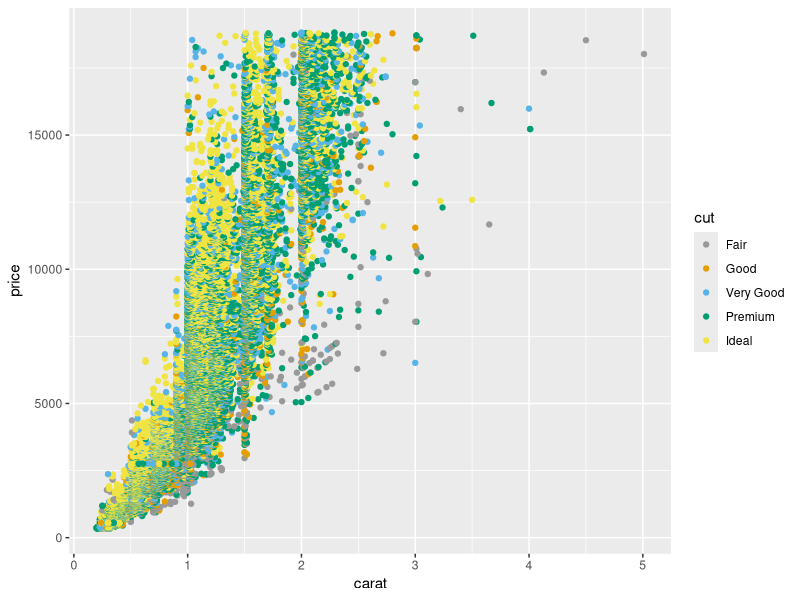
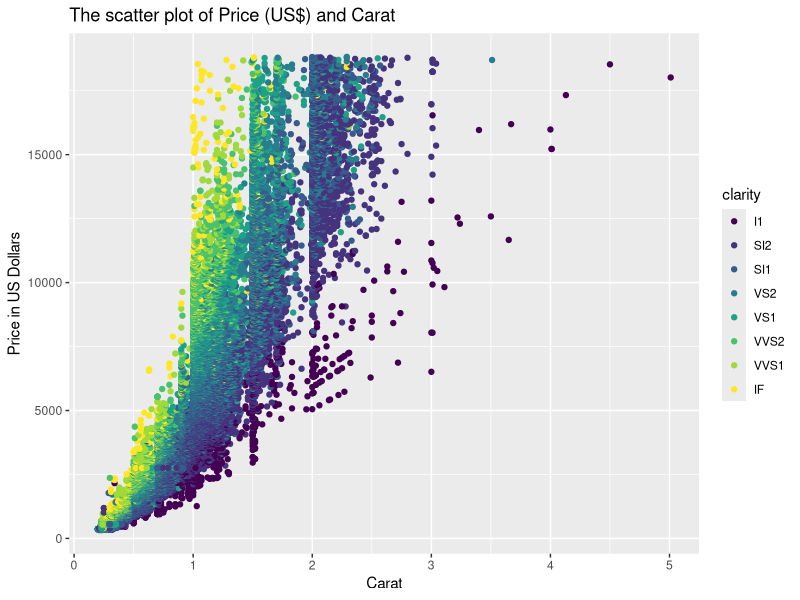
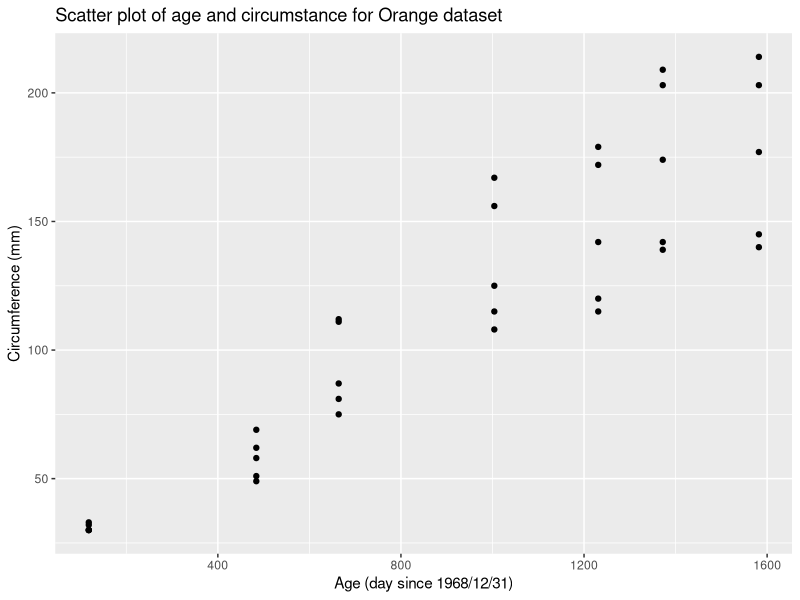

Write the R code that produced these figures, in order. (Note: this script raises an error after producing the figures.)
#Day04#
######################################
#1. Somthing related with last Friday
######################################
# (1) Colors
#scale_color_manual can be used for lines and points
# Refer for this for more details about the colors 
#https://www.datanovia.com/en/blog/ggplot-colors-best-tricks-you-will-love/
library(tidyverse)
ggplot() +
  geom_point(aes(x=carat,y=price,color=cut),data=diamonds) +
  scale_color_manual(values=c("#999999", "#E69F00", "#56B4E9", "#009E73","#F0E442"))

# (2) Add title
ggplot() +
  geom_point(aes(x=carat, y=price,color=clarity), 
             data=diamonds) +
  labs(x="Carat", y="Price in US Dollars")+
  ggtitle("The scatter plot of Price (US$) and Carat")

?Orange
ggplot() +
  geom_point(aes(x=age, y=circumference), data=Orange)+
  labs(x="Age (day since 1968/12/31)", y="Circumference (mm)",
       title="Scatter plot of age and circumstance for Orange dataset")

#How about color-mark it by tree?
head(orange)
ggplot() +
  geom_point(aes(x=age, y=circumference, color=Tree), data=Orange)+
  labs(x="Age (day since 1968/12/31)", y="Circumference (mm)",
       title="Scatter plot of age and circumstance for Orange dataset")
# ???with "": just ignore it by default pink without"":  search for variables
#????below???Any question?
Orange$Tree2 <- ordered(Orange$Tree,levels=c(1,2,3,4,5))
Orange
Orange$Tree2
ggplot() +
  geom_point(aes(x=age, y=circumference, color=Tree), data=Orange)+
  labs(x="Age (day since 1968/12/31)", y="Circumference (mm)",
       title="Scatter plot of age and circumstance for Orange dataset")

######################################
#2. More on scatter plot
######################################
#(1) size/shape of point, Legends
#http://www.sthda.com/english/wiki/ggplot2-point-shapes

ggplot() +
  geom_point(aes(x=carat, y=price,color=cut),data=diamonds, size=2,shape=3) +
  labs(x="Carat", y="Price in US Dollars")+
  ggtitle("The scatter plot of Price (US$) and Carat colored by cut")+
  theme(legend.position = "bottom")#"top"

#size - (default: 0.5) diameter of the point
#shape - (default: 16=dot) the shape of the point

#Change name of the legend
ggplot() +
  geom_point(aes(x=carat, y=price,color=cut),data=diamonds, size=2,shape=3) +
  labs(x="Carat", y="Price in US Dollars",color="diamonds cut")+
  ggtitle("The scatter plot of Price (US$) and Carat colored by cut")+
  theme(legend.position = "bottom")#"top"

#(2) Display Layout panels in a grid
#https://plot.ly/ggplot2/facet_grid/
#facet_grid(var_vertical~var_horizontal)

#Vertical direction
ggplot() +
  geom_point(aes(x=carat, y=price,color=cut),data=diamonds, size=2,shape=3) +
  labs(x="Carat", y="Price in US Dollars",color="diamonds cut")+
  ggtitle("The scatter plot of Price (US$) and Carat colored by cut")+
  theme(legend.position = "bottom")+#"top"
  facet_grid(cut~.)

#Horizontal direction
ggplot() +
  geom_point(aes(x=carat, y=price,color=cut),data=diamonds, size=2,shape=3) +
  labs(x="Carat", y="Price in US Dollars",color="diamonds cut")+
  ggtitle("The scatter plot of Price (US$) and Carat colored by cut")+
  theme(legend.position = "bottom")+#"top"
  facet_grid(.~cut)

ggplot() +
  geom_point(aes(x=carat, y=price,color=cut),data=diamonds, size=2,shape=3) +
  labs(x="Carat", y="Price in US Dollars",color="diamonds cut")+
  ggtitle("The scatter plot of Price (US$) and Carat colored by cut")+
  theme(legend.position = "bottom")+#"top"
  facet_grid(.~clarity)


##########################################
#3.Visualizing frequency/amount--Bar graph (added later)
##(Fundamentals of datavis: Chapter 6)
##########################################

##3.1 Visualizing frequency
##########################
#(1) Make the graph
head(diamonds)
## What should we do with the "clarity" variable?
##   It is qualitative -- Make a bargraph--geom_bar
?geom_bar

ggplot() +
  geom_bar(aes(x=clarity),data=diamonds)
#can just specify what variable you're interested with. 
#geom_bar will display the groups in the x axis and y is the
#frequency of the group.

#(2) How is it made?
##Do I have other way to create the same graph?
table(diamonds$clarity)
clarity_df <- data.frame(table(diamonds$clarity))
clarity_df
str(clarity_df)
ggplot

# it's the summary dataset
ggplot( ) +
  geom_bar(aes(x=Var1),data=clarity_df)
# There are 8 levels, each appeared once.
ggplot( ) +
  geom_col(aes(x=var1,y=Freq),data=clarity_df)

#(3) Want to display the bars horizontally?



##3.2 Visualizing amount
##########################
#Visualize the median price for each type of cut?

